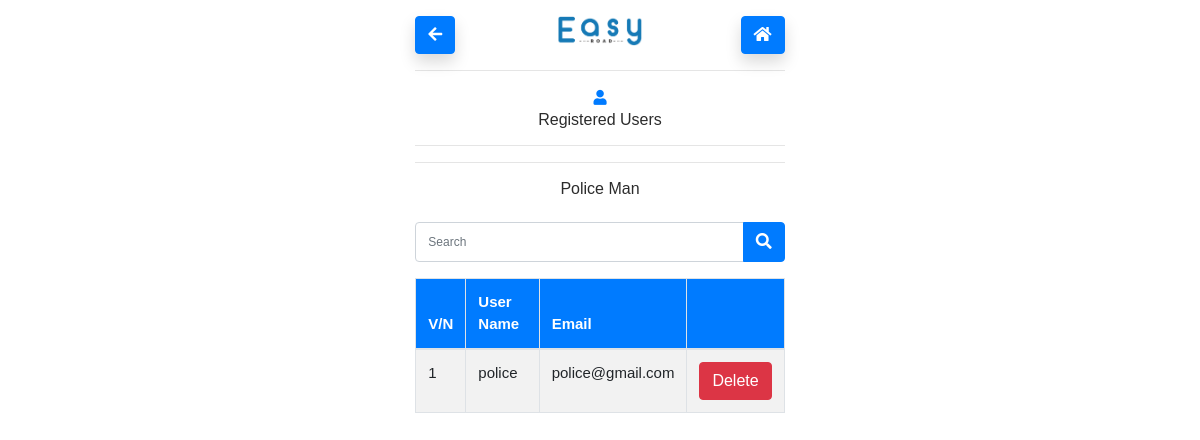
Page /view-users.php on the earlier database version.
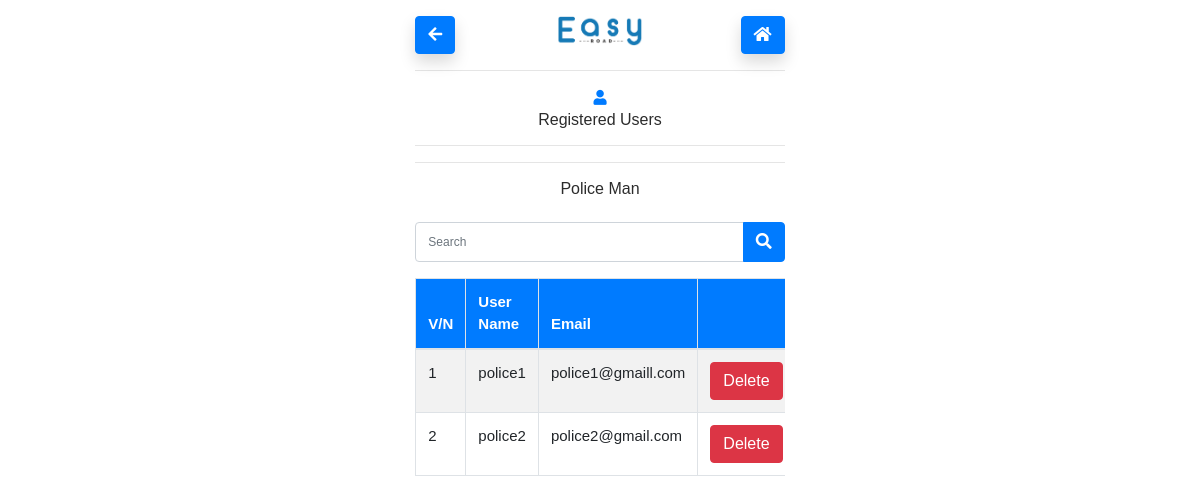
Same page on the later database version.
### tables this page shows
CREATE TABLE `police_man` (
  `police_man_id` int(11) NOT NULL,
  `user_id` int(11) NOT NULL,
  `name` varchar(255) NOT NULL,
  `gender` varchar(255) NOT NULL,
  `phone_number` varchar(255) NOT NULL,
  `police_station_id` int(11) NOT NULL
);

CREATE TABLE `user` (
  `user_id` int(11) NOT NULL,
  `user_name` varchar(255) NOT NULL,
  `user_pass` varchar(255) NOT NULL,
  `email` varchar(100) NOT NULL,
  `role_id` int(20) NOT NULL
);

### view-users.php (the view, shortened to what this page needs)
<?php
require("./Handlers/connection.php");
$search2 = "";
if (isset($_POST["search2"]) && $_POST["search2"] != "") {
  $search2 = $_POST["search2"];
  $stmt2 = $conn->prepare("SELECT * FROM `police_man`, `user` WHERE role_id = 3 AND  user.user_id = police_man.user_id AND user_name LIKE '%" . $search2 . "%'");
} else {
  $stmt2 = $conn->prepare("SELECT * FROM `police_man`, `user` WHERE role_id = 3 AND user.user_id = police_man.user_id");
}
?>
<!DOCTYPE html>
<html lang="en">
<head>
  <link href="Assets/css/bootstrap.min.css" rel="stylesheet">
  <link href="Asset/css/bootstrap.css" rel="stylesheet">
  <link href="Assets/css/style.css" rel="stylesheet">
  <link rel="stylesheet" href="https://use.fontawesome.com/releases/v5.7.0/css/all.css">
</head>
<body class="item-align-center">
  <div class="container-fluid p-3">
    <div class="row">
      <div class="col-lg-4 col-md-3"></div>
      <div class="col-lg-4 col-md-6">
        <div class="row">
          <div class="col-lg-4 col-md-4 col-4">
            <div class="nav-item">
              <a href="user.php" class="btn btn-primary shadow">
                <i class="fa fa-arrow-left"></i>
              </a>
            </div>
          </div>
          <div class="col-lg-4 col-md-4 col-4 text-center">
            <div class="nav-item">
              <a href="home.php"><i class="shadow"> </i> <img src="Assets/img/easy-logo 1.png" height="30px" alt=""></a>
            </div>
          </div>
          <div class="col-lg-4 col-md-4 col-4 text-right">
            <div class="nav-item">
              <a href="home.php" class="btn btn-primary shadow">
                <i class="fa fa-home"></i>
              </a>
            </div>
          </div>
        </div>
        <hr>
        <div class="text-center">
          <i class="fa fa-user text-primary"></i>
          <h6>Registered Users</h6>
        </div>
        <hr>
        <hr>
        <div class="text-center">
          <h6>Police Man</h6>
        </div>
        <form action="view-users.php" method="POST">
          <div class="input-group mb-3 mt-4">
            <input type="text" class="form-control search" name="search2" placeholder="Search" value="<?php echo $search2; ?>">
            <div class="input-group-append">
              </span> <button class="btn btn-primary search"><i class="fa fa-search "></i></button> </span>
            </div>
          </div>
        </form>
        <div class="table-responsive">
          <table class="table table-bordered table-striped">
            <thead class="bg-primary text-white">
              <tr>
                <th>V/N</th>
                <th>User Name</th>
                <th>Email</th>
                <th></th>
              </tr>
            </thead>
            <tbody>
              <?php
              $stmt2->execute();
              $result = $stmt2->fetchAll();
              $no = 0;
              foreach ($result as $res) {
                $no++;
              ?>
                <tr>
                  <td value="#"><?php echo $no; ?></td>
                  <td value="#"><?php echo $res['name'] ?></td>
                  <td value="#"><?php echo $res['email'] ?></td>
                  <td> <a href="./Handlers/delete-user.php?id=<?php echo $res['user_id'] ?>" class="btn btn-danger" onclick="return confirm('Click OK if you really want to delete user')">Delete</a></td>
                </tr>
              <?php
              }
              ?>
            </tbody>
          </table>
        </div>
      </div>
    </div>
  </div>
</body>
</html>

Differences in the rows shown:
removed police_man: name "police", user.email "police@gmail.com"
added police_man: name "police1", user.email "police1@gmaill.com"
added police_man: name "police2", user.email "police2@gmail.com"
